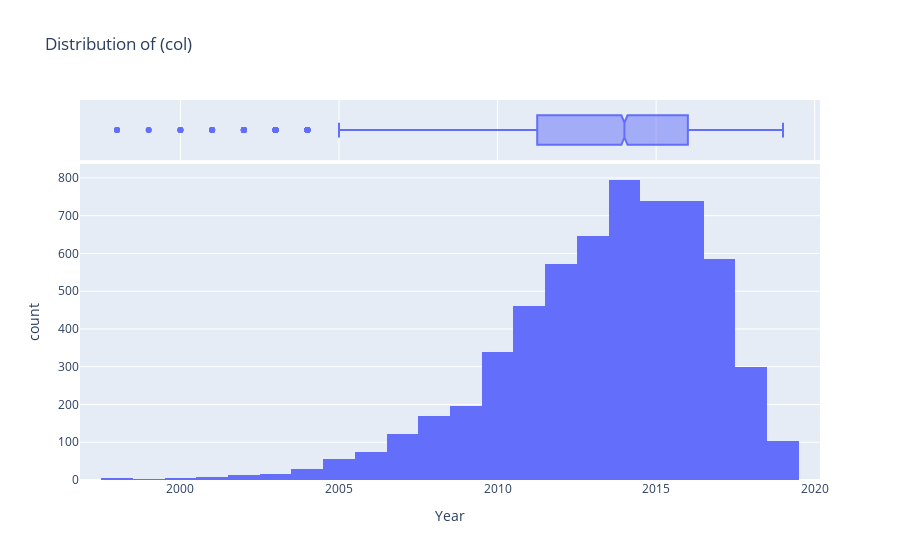
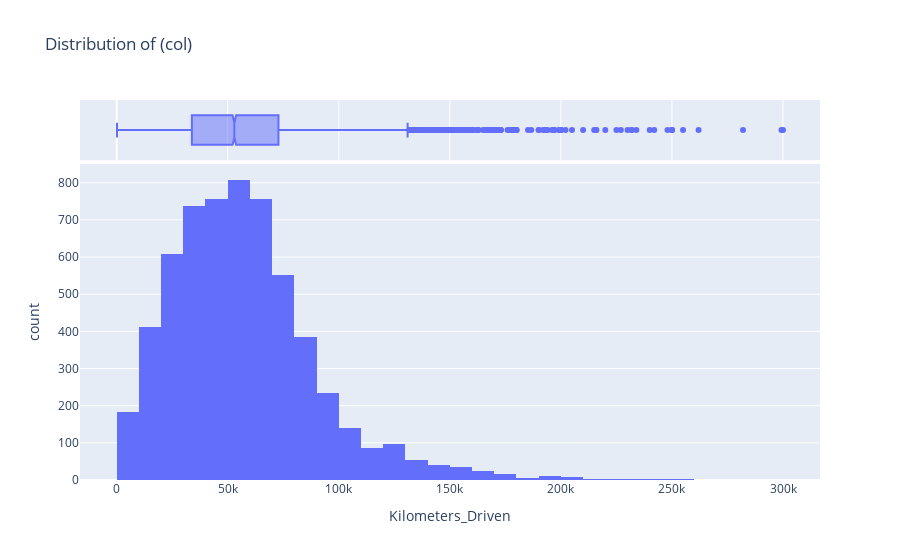
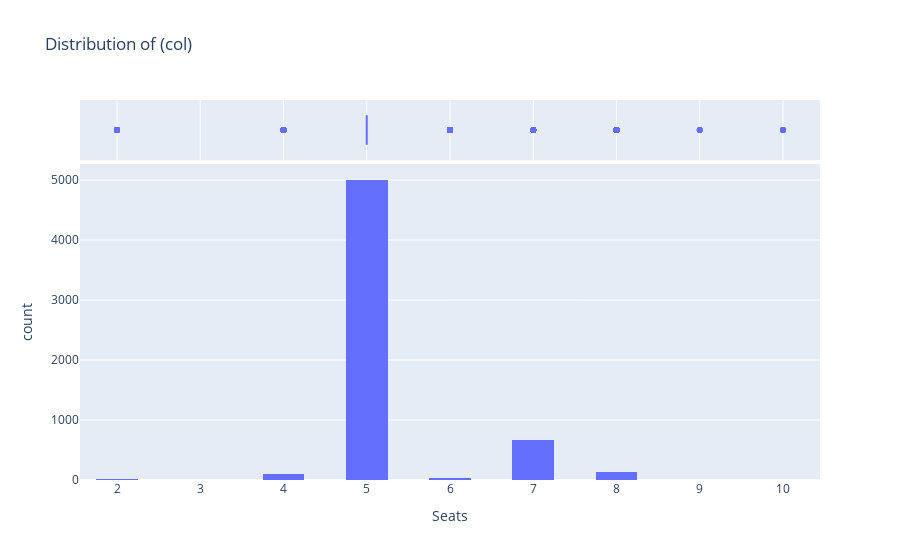
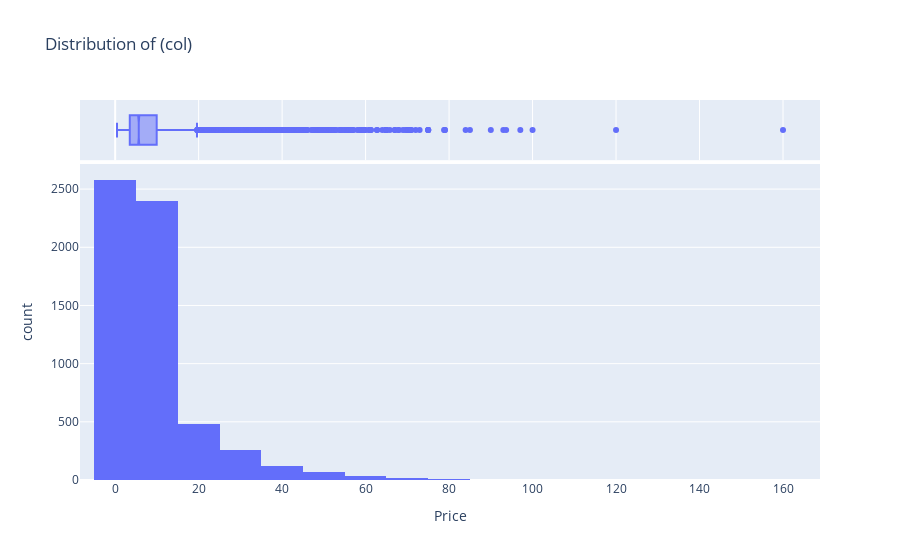

Notebook source saved alongside these figures, in order:
### Code cell
import plotly.express as px
numeric_cols = df.select_dtypes (include=[np.number]).columns.tolist()
for col in numeric_cols:
    fig = px.histogram(df, x=col, marginal='box', title=f'Distribution of (col)', nbins=30)
    fig.show()

### Figure 1 — Plotly figure (JSON) as saved in the notebook; plotly's stock layout.template omitted (floating-point values rounded to 4 significant figures; data arrays with more than 128 entries replaced by an {"elided": "..."} marker saying what was removed)
{"data": [{"bingroup": "x", "hovertemplate": "Year=%{x}<br>count=%{y}<extra></extra>", "legendgroup": "", "marker": {"color": "#636efa", "pattern": {"shape": ""}}, "name": "", "nbinsx": 30, "orientation": "v", "showlegend": false, "type": "histogram", "x": {"elided": "5967 int values"}, "xaxis": "x", "yaxis": "y"}, {"hovertemplate": "Year=%{x}<extra></extra>", "legendgroup": "", "marker": {"color": "#636efa"}, "name": "", "notched": true, "showlegend": false, "type": "box", "x": {"elided": "5967 int values"}, "xaxis": "x2", "yaxis": "y2"}], "layout": {"barmode": "relative", "legend": {"tracegroupgap": 0}, "title": {"text": "Distribution of (col)"}, "xaxis": {"anchor": "y", "domain": [0, 1], "title": {"text": "Year"}}, "xaxis2": {"anchor": "y2", "domain": [0, 1], "matches": "x", "showgrid": true, "showticklabels": false}, "yaxis": {"anchor": "x", "domain": [0, 0.8316], "title": {"text": "count"}}, "yaxis2": {"anchor": "x2", "domain": [0.8416, 1], "matches": "y2", "showgrid": false, "showline": false, "showticklabels": false, "ticks": ""}}}

### Figure 2 — Plotly figure (JSON) as saved in the notebook; plotly's stock layout.template omitted (floating-point values rounded to 4 significant figures; data arrays with more than 128 entries replaced by an {"elided": "..."} marker saying what was removed)
{"data": [{"bingroup": "x", "hovertemplate": "Kilometers_Driven=%{x}<br>count=%{y}<extra></extra>", "legendgroup": "", "marker": {"color": "#636efa", "pattern": {"shape": ""}}, "name": "", "nbinsx": 30, "orientation": "v", "showlegend": false, "type": "histogram", "x": {"elided": "5967 int values"}, "xaxis": "x", "yaxis": "y"}, {"hovertemplate": "Kilometers_Driven=%{x}<extra></extra>", "legendgroup": "", "marker": {"color": "#636efa"}, "name": "", "notched": true, "showlegend": false, "type": "box", "x": {"elided": "5967 int values"}, "xaxis": "x2", "yaxis": "y2"}], "layout": {"barmode": "relative", "legend": {"tracegroupgap": 0}, "title": {"text": "Distribution of (col)"}, "xaxis": {"anchor": "y", "domain": [0, 1], "title": {"text": "Kilometers_Driven"}}, "xaxis2": {"anchor": "y2", "domain": [0, 1], "matches": "x", "showgrid": true, "showticklabels": false}, "yaxis": {"anchor": "x", "domain": [0, 0.8316], "title": {"text": "count"}}, "yaxis2": {"anchor": "x2", "domain": [0.8416, 1], "matches": "y2", "showgrid": false, "showline": false, "showticklabels": false, "ticks": ""}}}

### Figure 3 — Plotly figure (JSON) as saved in the notebook; plotly's stock layout.template omitted (floating-point values rounded to 4 significant figures; data arrays with more than 128 entries replaced by an {"elided": "..."} marker saying what was removed)
{"data": [{"bingroup": "x", "hovertemplate": "Seats=%{x}<br>count=%{y}<extra></extra>", "legendgroup": "", "marker": {"color": "#636efa", "pattern": {"shape": ""}}, "name": "", "nbinsx": 30, "orientation": "v", "showlegend": false, "type": "histogram", "x": {"elided": "5967 float values"}, "xaxis": "x", "yaxis": "y"}, {"hovertemplate": "Seats=%{x}<extra></extra>", "legendgroup": "", "marker": {"color": "#636efa"}, "name": "", "notched": true, "showlegend": false, "type": "box", "x": {"elided": "5967 float values"}, "xaxis": "x2", "yaxis": "y2"}], "layout": {"barmode": "relative", "legend": {"tracegroupgap": 0}, "title": {"text": "Distribution of (col)"}, "xaxis": {"anchor": "y", "domain": [0, 1], "title": {"text": "Seats"}}, "xaxis2": {"anchor": "y2", "domain": [0, 1], "matches": "x", "showgrid": true, "showticklabels": false}, "yaxis": {"anchor": "x", "domain": [0, 0.8316], "title": {"text": "count"}}, "yaxis2": {"anchor": "x2", "domain": [0.8416, 1], "matches": "y2", "showgrid": false, "showline": false, "showticklabels": false, "ticks": ""}}}

### Figure 4 — Plotly figure (JSON) as saved in the notebook; plotly's stock layout.template omitted (floating-point values rounded to 4 significant figures; data arrays with more than 128 entries replaced by an {"elided": "..."} marker saying what was removed)
{"data": [{"bingroup": "x", "hovertemplate": "Price=%{x}<br>count=%{y}<extra></extra>", "legendgroup": "", "marker": {"color": "#636efa", "pattern": {"shape": ""}}, "name": "", "nbinsx": 30, "orientation": "v", "showlegend": false, "type": "histogram", "x": {"elided": "5967 float values"}, "xaxis": "x", "yaxis": "y"}, {"hovertemplate": "Price=%{x}<extra></extra>", "legendgroup": "", "marker": {"color": "#636efa"}, "name": "", "notched": true, "showlegend": false, "type": "box", "x": {"elided": "5967 float values"}, "xaxis": "x2", "yaxis": "y2"}], "layout": {"barmode": "relative", "legend": {"tracegroupgap": 0}, "title": {"text": "Distribution of (col)"}, "xaxis": {"anchor": "y", "domain": [0, 1], "title": {"text": "Price"}}, "xaxis2": {"anchor": "y2", "domain": [0, 1], "matches": "x", "showgrid": true, "showticklabels": false}, "yaxis": {"anchor": "x", "domain": [0, 0.8316], "title": {"text": "count"}}, "yaxis2": {"anchor": "x2", "domain": [0.8416, 1], "matches": "y2", "showgrid": false, "showline": false, "showticklabels": false, "ticks": ""}}}
